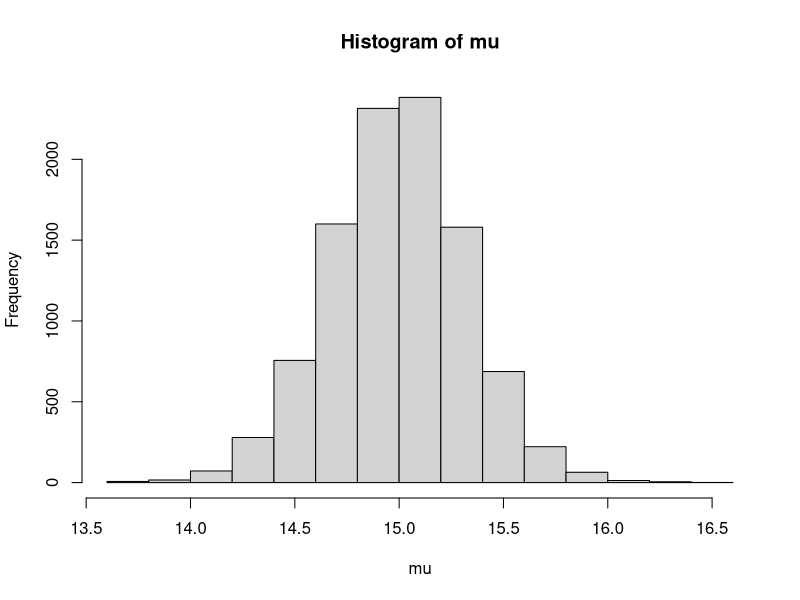
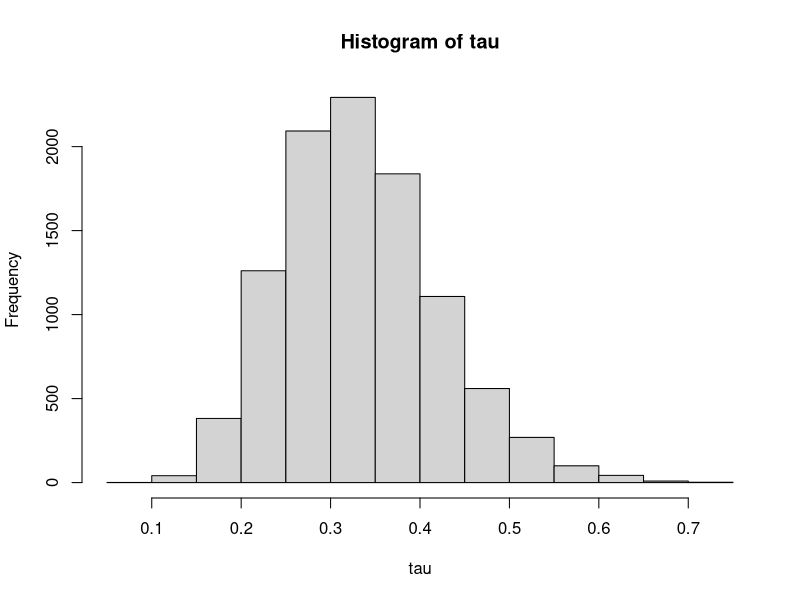

These charts were generated, in order, by the following R code: (Note: this script raises an error after producing the figures.)
# summary statistics of sample
n    <- 30
ybar <- 15
s2   <- 3

# sample from the joint posterior (mu, tau | data)
mu     <- rep(NA, 11000)
tau    <- rep(NA, 11000)
T      <- 1000    # burnin
tau[1] <- 1  # initialisation
for(i in 2:11000) {   
  mu[i]  <- rnorm(n = 1, mean = ybar, sd = sqrt(1 / (n * tau[i - 1])))    
  tau[i] <- rgamma(n = 1, shape = n / 2, scale = 2 / ((n - 1) * s2 + n * (mu[i] - ybar)^2))
}
mu  <- mu[-(1:T)]   # remove burnin
tau <- tau[-(1:T)] # remove burnin
hist(mu)
hist(tau)






for(i in 2:11000) {  
  #a
  for (k in 1:K) {
    ifelse(N[k] != 0, , runif(n = 1, min = 0, max = 1))
  }
  #b
  for (k in 1:(K - 1)) {
    nu[k, i]  = rbeta(n = 1, shape1 = e0 + N[k], shape2 = (K - k) * e0 + sum(N[(k + 1):K]))   
  }
  nu[K, i] = 1
  tau[i] = rgamma(n = 1, shape = n / 2, scale = 2 / ((n - 1) * s2 + n * (mu[i] - ybar)^2))
}